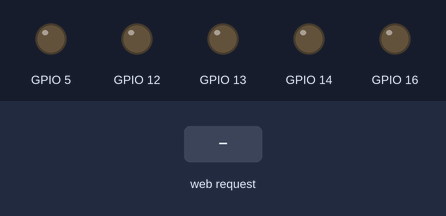
A sketch run on a simulated ESP8266 (NodeMCU). Shown: output pins drawn as LEDs (lit = HIGH). Inputs (shaded band) come from the test bench. What the sketch prints to the serial monitor is not drawn.

Above: at 1.2 s.
1.3 s: HTTP request GET /02 received
At 2.4 s:
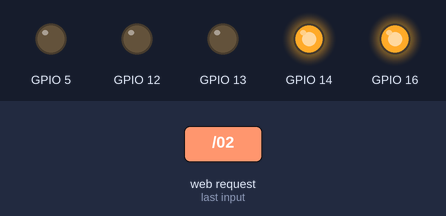
2.8 s: HTTP request GET /03 received
At 3.6 s:
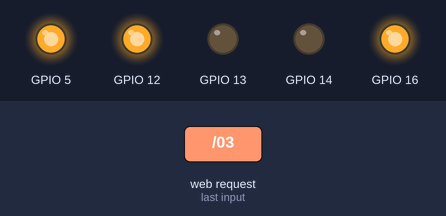
4.3 s: HTTP request GET /01 received
At 4.7 s:
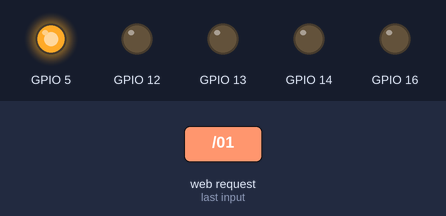
5.8 s: HTTP request GET /04 received
At 7.0 s:
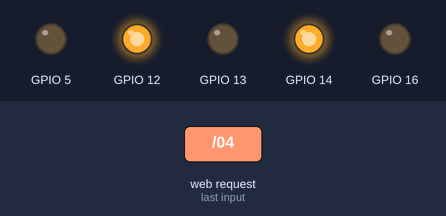
7.3 s: HTTP request GET /05 received
At 8.2 s:
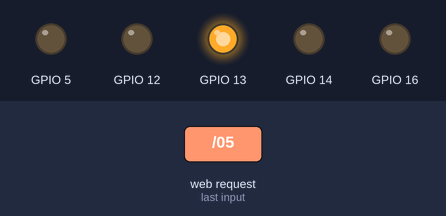
8.8 s: HTTP request GET /06 received
At 9.3 s:
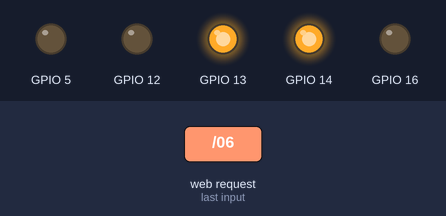
Timing chart, 0 to 11.3 s (numbered marks = the images above; inputs shaded):
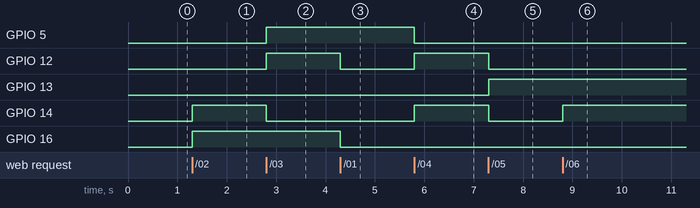

Measured:
- after the input at 1.3 s, GPIO 14, GPIO 16: LOW → HIGH at once
- after the input at 2.8 s, GPIO 5, GPIO 12: LOW → HIGH at once; GPIO 14: HIGH → LOW at once
- after the input at 4.3 s, GPIO 12, GPIO 16: HIGH → LOW at once
- after the input at 5.8 s, GPIO 5: HIGH → LOW at once; GPIO 12, GPIO 14: LOW → HIGH at once
- after the input at 7.3 s, GPIO 12, GPIO 14: HIGH → LOW at once; GPIO 13: LOW → HIGH at once
- after the input at 8.8 s, GPIO 14: LOW → HIGH at once

The sketch:

ESP_WEBPAGE.ino
```cpp
//This is PROGRAM FOR RELAY BASED BULB ON & OFF
//PHASE/LINE CONNECTED TO RELAY'S COMMON, ONE END WIRE FROM BULB CONNECTED TO NC
//AND OTHER WIRE OF BULB CONNECTED ON NEUTRAL
//wifi detection on mobile and using chrome webbrowser giving command wifi ip add->192.168.4.1/lon for RELAY on
//and 192.168.4.1/loff for RELAY-off
//feedback from relay chatter display on and off................

#include <ESP8266WiFi.h>
#include <ESP8266WebServer.h>

const char* ssid = "IOT_SSD_CNT"; //WIFI NAME APPEARS ON MOBILE
const char* password = "123456789"; //TYPE PASS IN MOBILE
ESP8266WebServer server(80);  // SERVER FREQENCY
const char getPage[] PROGMEM = {"<!DOCTYPE html>\n<html>\n<head>\n<meta name=\"viewport\" content=\"width=device-width, initial-scale=1\">\n<style>\nbody{\nbackground-color:#e6ccff;\ntext-align: center;\n}\n    \nh1 {\n\n    font-family:arial;\n    font-size: 30px;\n    color:#cc0000;\n    text-align: center;\n    text-shadow: 0 1.4px #000033;\n}\nfooter {\n      font-family:arial;\n      font-size: 19px;\n      color:darkblue;\n      text-align: center;\n      padding: 70px;\n   }\n\n.button {\n    background-color: #3e8e41;\n    border: none;\n    color: white;\n    padding: 17px;\n    text-align: center;\n    text-decoration: none;\n    display: inline-block;\n    font-size: 19px;\n    margin: 6px 3px;\n    cursor: pointer;\n    box-shadow: 0 5px #666;\n}\n\n.button:hover {background-color: #ff9800}\n\n.active{\n  background-color: #3e8e41;\n  box-shadow: 0 5px #666;\n  transform: translateY(9px);\n}\n\n.button1 {border-radius: 9px;}\n \nfooter {-webkit-order:3;order:3;}\n</style>\n</head>\n<body>\n<h1 align=\"center\">IOT based device control using web browser</h1>\n<div id=\"myDIV\" align=\"center\">\n<a href=\\/192.168.4.1/01><input type=\"button\" id=\"b1\" class=\"button button1\"  onclick=\"fnb_1()\" value=\"1\" name='LED' value='1'></a>\n<a href=\\/192.168.4.1/02><input type=\"button\" id=\"b2\" class=\"button button1\"  onclick=\"fnb_2()\" value=\"2\" name='LED' value='2'></a>\n<a href=\\/192.168.4.1/03><input type=\"button\" id=\"b3\" class=\"button button1\"  onclick=\"fnb_3()\" value=\"3\" name='LED' value='3'></a>\n<a href=\\/192.168.4.1/04><input type=\"button\" id=\"b4\" class=\"button button1\"  onclick=\"fnb_4()\" value=\"4\" name='LED' value='4'></a>\n<a href=\\/192.168.4.1/05><input type=\"button\" id=\"b5\" class=\"button button1\"  onclick=\"fnb_5()\" value=\"5\" name='LED' value='5'></a>\n<a href=\\/192.168.4.1/06><input type=\"button\" id=\"b6\" class=\"button button1\"  onclick=\"fnb_6()\" value=\"6\" name='LED' value='6'></a>\n<a href=\\/192.168.4.1/07><input type=\"button\" id=\"b7\" class=\"button button1\"  onclick=\"fnb_7()\" value=\"7\" name='LED' value='7'></a>\n<a href=\\/192.168.4.1/08><input type=\"button\" id=\"b8\" class=\"button button1\"  onclick=\"fnb_8()\" value=\"8\" name='LED' value='8'></a>\n</div>\n\n<script>\nfunction fnb_1() {\n localStorage.button_no = 1;}\nfunction fnb_2() {\n localStorage.button_no = 2;}\nfunction fnb_3() {\n localStorage.button_no = 3;}\nfunction fnb_4() {\n localStorage.button_no = 4;}\nfunction fnb_5() {\n localStorage.button_no = 5;}\nfunction fnb_6() {\n localStorage.button_no = 6;}\nfunction fnb_7() {\n localStorage.button_no = 7;}\nfunction fnb_8() {\n localStorage.button_no = 8;}\n \nswitch(){ \nfunction fnb1() {\nLED = document.getElementById(\"b1\").value;\ncurrent[0].className = current[0].className.replace(\" active\", \"\");\nthis.className += \" active\";\n}\nfunction fnb2() {\nLED = document.getElementById(\"b2\").value;\ncurrent[0].className = current[0].className.replace(\" active\", \"\");\nthis.className += \" active\";\n}\nfunction fnb3() {\nLED = document.getElementById(\"b3\").value;\ncurrent[0].className = current[0].className.replace(\" active\", \"\");\nthis.className += \" active\";\n}\nfunction fnb4() {\nLED = document.getElementById(\"b4\").value;\ncurrent[0].className = current[0].className.replace(\" active\", \"\");\nthis.className += \" active\";\n}\nfunction fnb5() {\nLED = document.getElementById(\"b5\").value;\ncurrent[0].className = current[0].className.replace(\" active\", \"\");\nthis.className += \" active\";\n}\nfunction fnb6() {\nLED = document.getElementById(\"b6\").value;\ncurrent[0].className = current[0].className.replace(\" active\", \"\");\nthis.className += \" active\";\n}\nfunction fnb7() {\nLED = document.getElementById(\"b7\").value;\ncurrent[0].className = current[0].className.replace(\" active\", \"\");\nthis.className += \" active\";\n}\nfunction fnb8() {\nLED = document.getElementById(\"b7\").value;\ncurrent[0].className = current[0].className.replace(\" active\", \"\");\nthis.className += \" active\";\n}\n</script>\n\n<footer><p><b><strong>PROLIFIC SYSTEMS AND TECHNOLIGIES PVT. LTD. </strong></b></p></footer >\n\n</body>\n</html>\n"};

void handleRoot()
{
  server.send_P( 200, "text/html", getPage);
}

void handle01()
{
  digitalWrite(14, 0); //d5
  digitalWrite(12, 0); //d6
  digitalWrite(13, 0); //d7
  digitalWrite(16, 0); //d0
  handleRoot();
  delay(5);
}

void handle02()
{
  digitalWrite(14, 1);
  digitalWrite(12, 0);


  digitalWrite(13, 0);
  digitalWrite(16, 1);

  handleRoot();
  delay(5);
}

void handle03()
{
  digitalWrite(14, 0);
  digitalWrite(12, 1);
  digitalWrite(13, 0);
  digitalWrite(5, 1); //d1
  handleRoot();
  delay(5);
}

void handle04()
{
  digitalWrite(14, 1);
  digitalWrite(12, 1);
  digitalWrite(13, 0);
  digitalWrite(5, 0);
  handleRoot();
  delay(5);
}

void handle05()
{
  digitalWrite(14, 0);
  digitalWrite(12, 0);
  digitalWrite(13, 1);//4th
  handleRoot();
  delay(5);
}

void handle06()
{
  digitalWrite(14, 1);
  digitalWrite(12, 0);
  digitalWrite(13, 1);
  handleRoot();
  delay(5);
}

void handle07()
{
  digitalWrite(14, 0);
  digitalWrite(12, 1);
  digitalWrite(13, 1);
  handleRoot();
  delay(5);
}

void handle08()
{
  digitalWrite(14, 1);
  digitalWrite(12, 1);
  digitalWrite(13, 1);
  handleRoot();
  delay(5);
}

void setup(void)
{
  pinMode(14, OUTPUT);
  pinMode(12, OUTPUT);
  pinMode(13, OUTPUT);
  pinMode(16, OUTPUT);
  pinMode(5, OUTPUT);
  digitalWrite(14, 0);
  digitalWrite(12, 0);
  digitalWrite(13, 0);
  digitalWrite(16, 0);
  digitalWrite(5, 0);
  Serial.begin(115200);
  Serial.println();
  Serial.print("Configuring access point...");
  WiFi.softAP(ssid, password); //GENERATE PASSWORD AND USER NAME
  IPAddress myIP = WiFi.softAPIP();//GENERTION OF IP ADD FROM SERIAL COMMU..
  Serial.print("AP IP address: ");
  Serial.println(myIP); //PRINTF IP ADD
  server.on("/", handleRoot);
  server.on("/01", handle01);
  server.on("/02", handle02);
  server.on("/03", handle03);
  server.on("/04", handle04);
  server.on("/05", handle05);
  server.on("/06", handle06);
  server.on("/07", handle07);
  server.on("/08", handle08);
  server.begin();
  Serial.println("HTTP server started");
}

void loop(void)
{
  server.handleClient();
}
```
